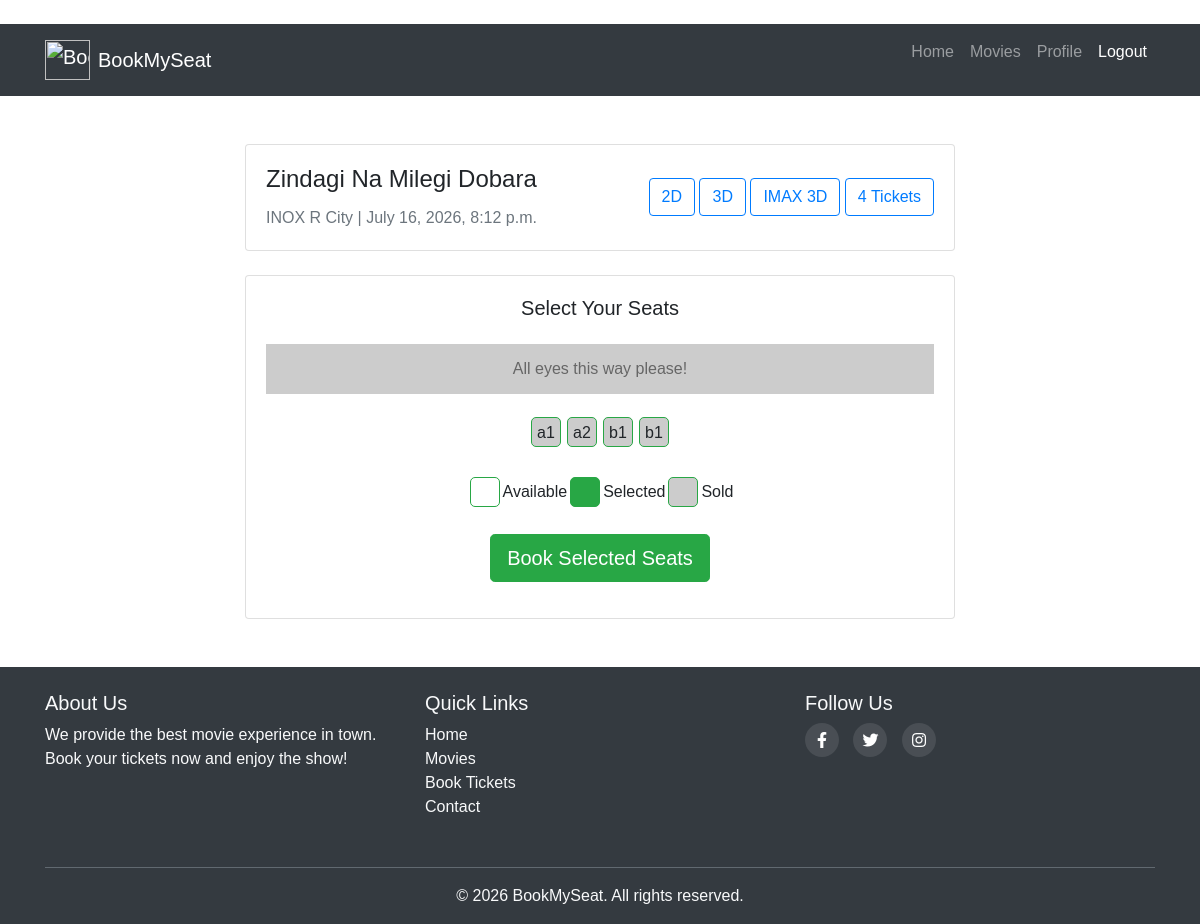
Page /movies/theater/2/seats/book/ (signed in) on the committed database.
### movies/models.py (models this page shows, shortened)
class Theater(models.Model):
    name = models.CharField(max_length=255)
    movie = models.ForeignKey(Movie, on_delete=models.CASCADE, related_name='theaters')
    time = models.DateTimeField()

class Movie(models.Model):
    name = models.CharField(max_length=255)
    image = models.ImageField(upload_to="movies/")
    rating = models.DecimalField(max_digits=3, decimal_places=1)
    cast = models.TextField()
    description = models.TextField(blank=True, null=True)  # optional

class Seat(models.Model):
    theater = models.ForeignKey(Theater, on_delete=models.CASCADE, related_name='seats')
    seat_number = models.CharField(max_length=10)
    is_booked = models.BooleanField(default=False)

### movies/views.py (the view, shortened to what this page needs)
# urls.py: path('theater/<int:theater_id>/seats/book/',views.book_seats,name='book_seats'),
@login_required(login_url='/login/')
def book_seats(request,theater_id):
    theaters=get_object_or_404(Theater,id=theater_id)
    seats=Seat.objects.filter(theater=theaters)
    return render(request,'movies/seat_selection.html',{'theaters':theaters,"seats":seats})

### templates/movies/seat_selection.html (shortened to what this page needs)
﻿{% extends "users/basic.html" %} {% block content %}
<div class="container mt-5">
  <div class="row">
    <div class="col-lg-8 mx-auto">
      <div class="card mb-4">
        <div class="card-body">
          <div
            class="d-flex justify-content-between align-items-center flex-wrap"
          >
            <div>
              <h4 class="card-title">{{ theaters.movie.name }}</h4>
              <p class="card-text text-muted">
                {{ theaters.name }} | {{ theaters.time }}
              </p>
            </div>
            <div class="mt-2 mt-sm-0">
              <button class="btn btn-outline-primary me-2 mb-2 mb-sm-0">
                2D
              </button>
              <button class="btn btn-outline-primary me-2 mb-2 mb-sm-0">
                3D
              </button>
              <button class="btn btn-outline-primary mb-2 mb-sm-0">
                IMAX 3D
              </button>
              <button class="btn btn-outline-primary mb-2 mb-sm-0">
                {{seats|length}} Tickets
              </button>
            </div>
          </div>
        </div>
      </div>
      <div class="card">
        <div class="card-body">
          <h5 class="card-title text-center mb-4">Select Your Seats</h5>
          <div class="screen">All eyes this way please!</div>
          <form method="POST">
            <div class="d-flex justify-content-center flex-wrap mb-4">
              {% for seat in seats %}
              <div class="seat {% if seat.is_booked %}sold{% endif %}">
                {% if not seat.is_booked %}
                <input
                  type="checkbox"
                  name="seats"
                  value="{{ seat.id }}"
                  class="d-none"
                  id="seat-{{ seat.id }}"
                />
                <label
                  for="seat-{{ seat.id }}"
                  class="w-100 h-100 d-flex align-items-center justify-content-center"
                  >{{ seat.seat_number }}</label
                >
                {% else %} {{ seat.seat_number }} {% endif %}
              </div>
              {% endfor %}
            </div>
            <div class="d-flex justify-content-center mb-4">
              <div class="d-flex align-items-center me-4">
                <div class="seat" style="background-color: white"></div>
                <span class="ms-2">Available</span>
              </div>
              <div class="d-flex align-items-center me-4">
                <div class="seat selected"></div>
                <span class="ms-2">Selected</span>
              </div>
              <div class="d-flex align-items-center">
                <div class="seat sold"></div>
                <span class="ms-2">Sold</span>
              </div>
            </div>
            <div class="text-center">
              <button type="submit" class="btn btn-success btn-lg">
                Book Selected Seats
              </button>
            </div>
          </form>
        </div>
      </div>
    </div>
  </div>
</div>
{% endblock %}

### templates/movies/seat_selection.html (style rules this page uses)
body { font-family: Arial, sans-serif; }
.seat { width: 30px; height: 30px; border: 1px solid #28a745; margin: 3px; text-align: center; line-height: 30px; cursor: pointer; border-radius: 5px; transition: background-color 0.3s, color 0.3s; }
.seat.selected { background-color: #28a745; color: white; }
.seat.sold { background-color: #ccc; cursor: not-allowed; }
.screen { margin: 20px 0; background-color: #ccc; height: 50px; text-align: center; line-height: 50px; color: #666; }

### rows in the picture
Theater: movie.name "Zindagi Na Milegi Dobara", name "INOX R City", time "July 16, 2026, 8:12 p.m."
Seat: seat_number "a1"
Seat: seat_number "a2"
Seat: seat_number "b1"
Seat: seat_number "b1"

### other values in the picture
{{ seats|length }} "4"
